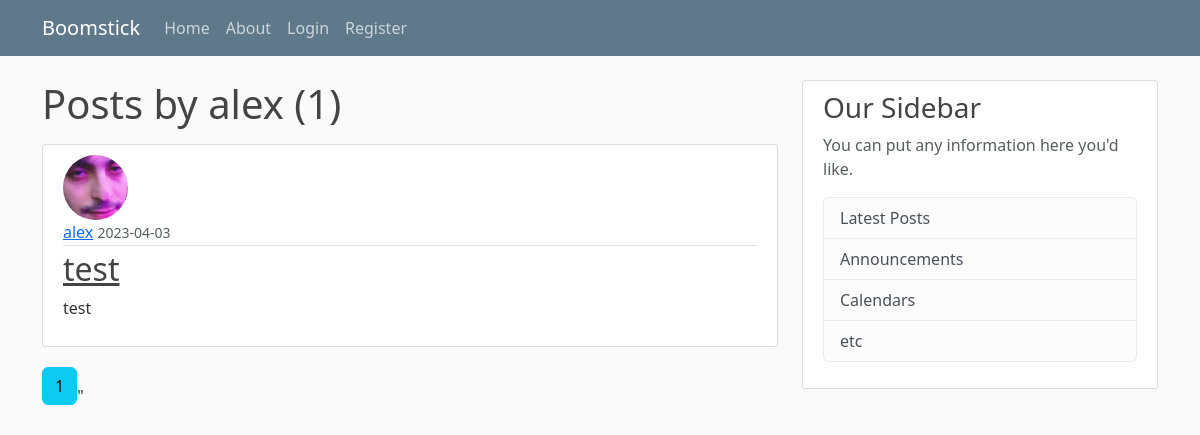
The app's page /user/alex with its own data.
### flaskblog/models.py (models this page shows, shortened)
class User(db.Model, UserMixin):
    id = db.Column(db.Integer, primary_key=True)
    username = db.Column(db.String(20), unique=True, nullable=False)
    email = db.Column(db.String(120), unique=True, nullable=False)
    image_file = db.Column(db.String(20), nullable=False, default='default.jpg')
    password = db.Column(db.String(60), nullable=False)
    posts = db.relationship('Post', backref='author', lazy=True)

class Post(db.Model):
    id = db.Column(db.Integer, primary_key=True)
    title = db.Column(db.String(100), nullable=False)
    date_posted = db.Column(db.DateTime, nullable=False, default=datetime.utcnow)
    content = db.Column(db.Text, nullable=False)
    user_id = db.Column(db.Integer, db.ForeignKey('user.id'), nullable=False)

### flaskblog/routes.py (the view)
@app.route("/user/<string:username>")
def user_profile(username):
    page = request.args.get('page', 1, type=int)
    user = User.query.filter_by(username=username).first_or_404()
    posts = Post.query.filter_by(author=user).order_by(Post.date_posted.desc()).paginate(page=page, per_page=5)
    return render_template('user_profile.html', posts=posts, user=user)

### flaskblog/templates/user_profile.html
{% extends "layout.html" %}
{% block content %}
    <h1 class="mb-3">Posts by {{ user.username }} ({{ posts.total }})</h1>
    {% for post in posts.items %}
        <article class="media content-section">
            <img class="rounded-circle article-img" src="{{ url_for('static', filename='profile_pics/' + post.author.image_file)}}">
            <div class="media-body">
                <div class="article-metadata">
                    <a class="mr-2" href="{{ url_for('user_profile', username=post.author.username) }}">{{ post.author.username }}</a>
                    <small class="text-muted">{{ post.date_posted.strftime('%Y-%m-%d') }}</small>
            </div>
            <h2><a class="article-title" href="{{ url_for('post', post_id=post.id) }}">{{ post.title }}</a></h2>
            <p class="article-content">{{ post.content }}</p>
            </div>
        </article>
    {% endfor %}
    {% for page_num in posts.iter_pages(left_edge=1, right_edge=1, left_current=1, right_current=2) %}
        {% if page_num %}
            {% if posts.page == page_num %}
            <a class="btn btn-info mb-4" href="{{ url_for('user_profile', username=user.username, page=page_num) }}">{{ page_num }}</a>"
            {% else %}
            <a class="btn btn-outline-info mb-4" href="{{ url_for('user_profile', username=user.username, page=page_num) }}">{{ page_num }}</a>"
            {% endif %}
        {% else %}
            ...
        {% endif %}
    {% endfor %}
{% endblock content %}

### flaskblog/static/main.css (style rules this page uses)
body { background: #fafafa; color: #333333; margin-top: 5rem; }
h1, h2, h3, h4, h5, h6 { color: #444444; }
.content-section { background: #ffffff; padding: 10px 20px; border: 1px solid #dddddd; border-radius: 3px; margin-bottom: 20px; }
.article-title { color: #444444; }
.article-content { white-space: pre-line; }
.article-img { height: 65px; width: 65px; margin-right: 16px; }
.article-metadata { padding-bottom: 1px; margin-bottom: 4px; border-bottom: 1px solid #e3e3e3 }

### records on screen
User: username "alex"
Post: image_file (picture), author.username "alex", date_posted "2023-04-03", title "test", content "test"

### other values on screen
{{ posts.total }} "1"
{{ page_num }} "1"
